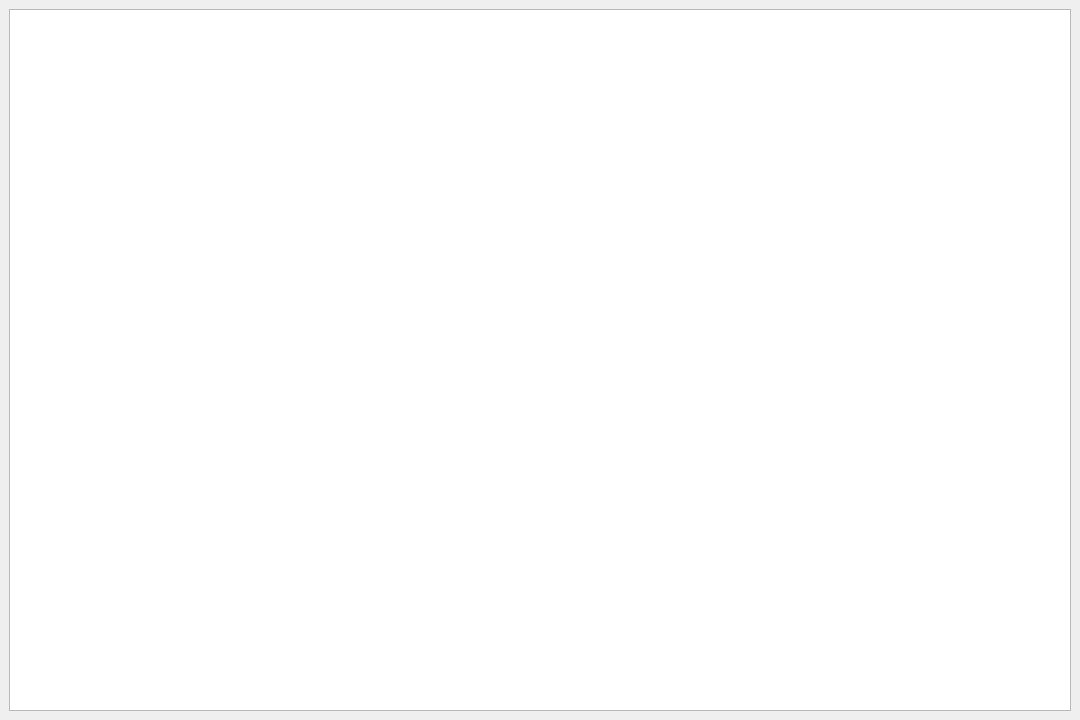
<?xml version="1.0" encoding="UTF-8"?>
<ui version="4.0">
 <class>MainWindow</class>
 <widget class="QMainWindow" name="MainWindow">
  <property name="geometry">
   <rect>
    <x>0</x>
    <y>0</y>
    <width>1080</width>
    <height>720</height>
   </rect>
  </property>
  <property name="windowTitle">
   <string>MainWindow</string>
  </property>
  <widget class="QWidget" name="centralwidget">
   <layout class="QGridLayout" name="gridLayout">
    <item row="0" column="0">
     <widget class="QGraphicsView" name="graphicsView">
      <property name="styleSheet">
       <string notr="true">background-image: url(:/Image/2560x1440-gray-web-gray-solid-color-background.jpg);</string>
      </property>
      <property name="sceneRect">
       <rectf>
        <x>0.000000000000000</x>
        <y>0.000000000000000</y>
        <width>0.000000000000000</width>
        <height>0.000000000000000</height>
       </rectf>
      </property>
     </widget>
    </item>
   </layout>
  </widget>
 </widget>
 <resources/>
 <connections/>
</ui>
